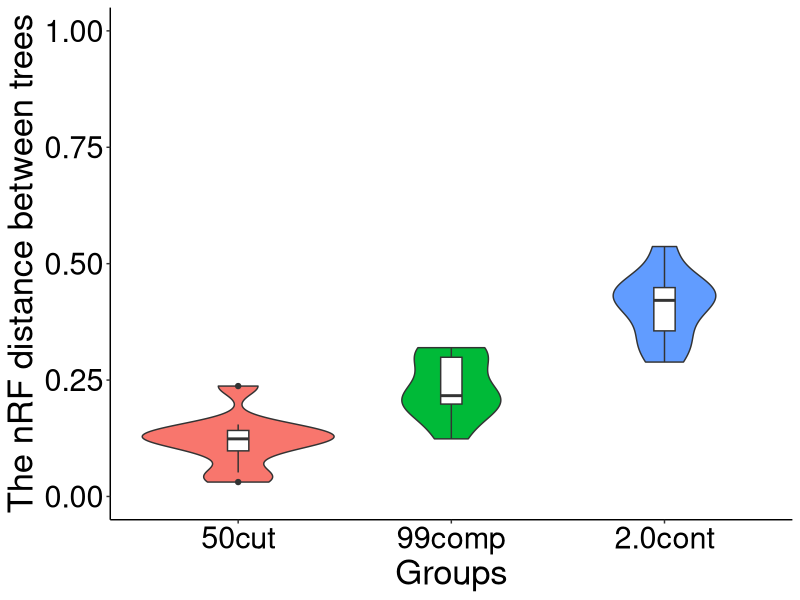
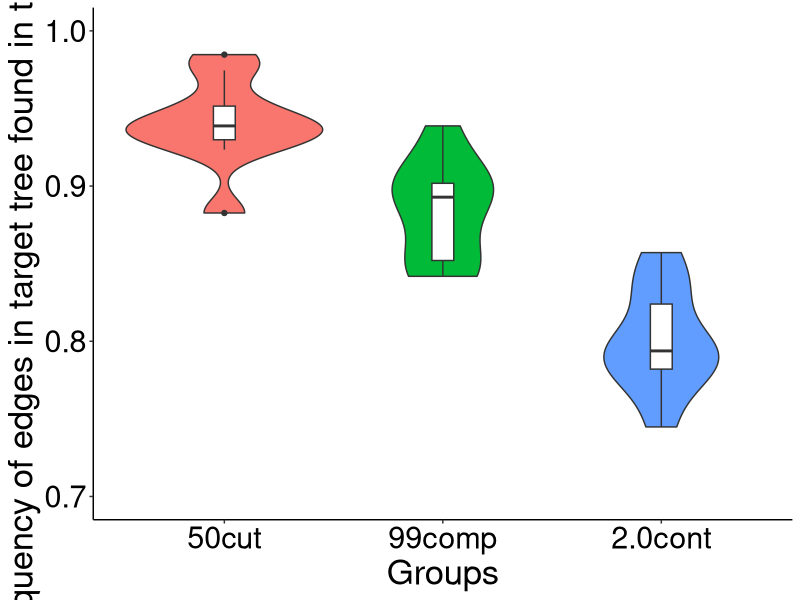

Here is the R script that generated these plots, in order:
.libPaths("/Users/litang/Desktop/RLibrary")
library(tidyverse)
library(dplyr)   # For data manipulation
library(ggplot2) 

## Load phylogenetic comparison data of E. coli.
EC_group <- read.table(file = "R_code/Fig7.phylogenetic_tree/EC_10_groups_core_algn_ete.txt", sep = "\t" )
EC_group$V1 <- factor(EC_group$V1, levels=c("50cut", "99comp", "2.0cont"))

## The nRF values for 10 E. coli datasets. The y-axis range between 0 and 1.
plot_EC <- ggplot(data=EC_group,aes(x=V1, y=V2, group=V1, fill=V1))+
  geom_violin(trim=TRUE)+
  geom_boxplot(width=0.1, fill="white")+
  theme(legend.position="none",
        axis.text.x = element_text(color="black", size=22),
        axis.text.y = element_text(color="black", size=22),
        axis.title.x = element_text(size=25),
        axis.title.y = element_text(size=25))+
  theme(panel.grid.major = element_blank(), panel.grid.minor = element_blank(),
        panel.background = element_blank(), axis.line = element_line(colour = "black"))+
  scale_x_discrete(name="Groups")+
  scale_y_continuous(name="The nRF distance between trees", limits = c(0, 1))

plot_EC

## the frequency of edges
plot_EC_edges <- ggplot(data=EC_group,aes(x=V1, y=V3, group=V1, fill=V1)) +
  geom_violin(trim=TRUE)+
  geom_boxplot(width=0.1, fill="white")+
  theme(legend.position="none",
        axis.text.x = element_text(color="black", size=22),
        axis.text.y = element_text(color="black", size=22),
        axis.title.x = element_text(size=25),
        axis.title.y = element_text(size=25))+
  theme(panel.grid.major = element_blank(), panel.grid.minor = element_blank(),
        panel.background = element_blank(), axis.line = element_line(colour = "black"))+
  scale_x_discrete(name="Groups")+
  #scale_y_continuous(name="The normalized Robinson-Foulds (nRF) distance between trees", limits = c(0, 0.6))
  scale_y_continuous(name="The frequency of edges in target tree found in the reference", limits = c(0.7, 1))

plot_EC_edges
